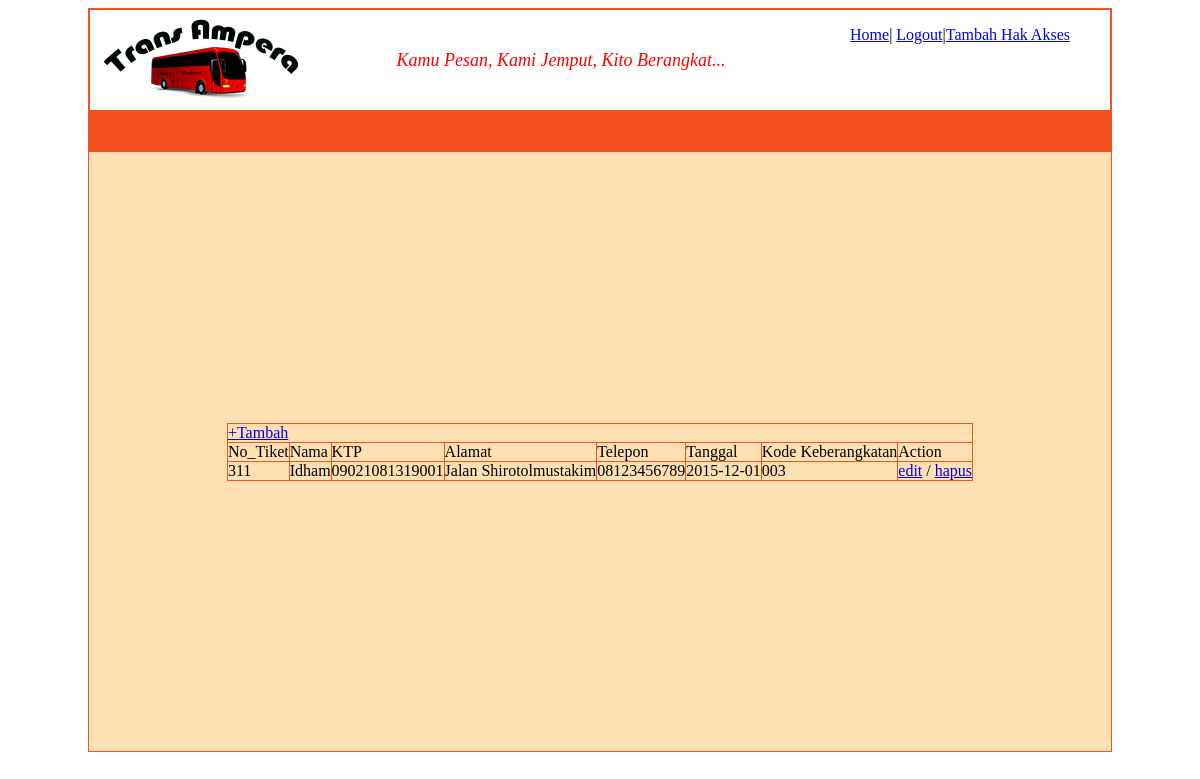
The app's page /admin/index.php?page=tb_tiket (signed in) with its own data.
### tables this page shows
CREATE TABLE IF NOT EXISTS `tb_tiket` (
  `no_tiket` varchar(3) NOT NULL,
  `Nama` varchar(100) NOT NULL,
  `KTP` varchar(15) NOT NULL,
  `Alamat` text NOT NULL,
  `telepon` varchar(20) NOT NULL,
  `tanggal` date NOT NULL,
  `kode_keberangkatan` varchar(4) NOT NULL
);

### admin/tb_tiket.php (the view, shortened to what this page needs)
<?php
		if(isset($_SESSION['login']))
		{
		?>
	<table border="1" align="center">
		<tr>
		<td colspan="8" align="left">
		<a href="index.php?page=tambah_tb_tiket">+Tambah</a>
		</td>
		</tr>
		<tr>
			<td>No_Tiket</td>
			<td>Nama</td>
			<td>KTP</td>
			<td>Alamat</td>
			<td>Telepon</td>
			<td>Tanggal</td>
			<td>Kode Keberangkatan</td>
			<td>Action</td>
		</tr>
	<?php
		$query =  "select * from tb_tiket";
		$hasil=mysql_query($query)or die(mysql_error());
		while($data =  mysql_fetch_array($hasil))
		{
			echo "<tr>
			<td>".$data['no_tiket']."
			</td>
			<td>".$data['Nama']."
			</td>
			<td>".$data['KTP']."
			</td>
			<td>".$data['Alamat']."
			</td>
			<td>".$data['telepon']."
			</td>
			<td>".$data['tanggal']."
			</td>
			<td>".$data['kode_keberangkatan']."
			</td>
			<td><a href='index.php?page=edit_tb_tiket&no_tiket=".$data['no_tiket']."'>edit</a>
			/
			<a href='hapus_tb_tiket.php?no_tiket=".$data['no_tiket']."'>hapus</a>
			</td>
		</tr>";
		}
	?>
	</table>
	<?php
		}
	?>

### admin/index.php (style rules this page uses)
table,tr,td { border-collapse: collapse; border-color: #F4511E; padding: 0px; }

### records on screen
tb_tiket: no_tiket "311", Nama "Idham", KTP "09021081319001", Alamat "Jalan Shirotolmustakim", telepon "08123456789", tanggal "2015-12-01", kode_keberangkatan "003"
